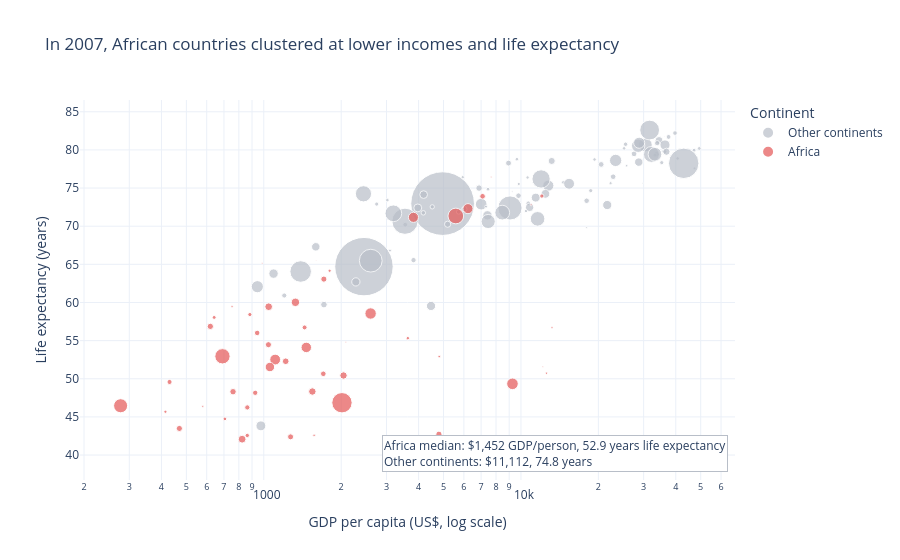

Notebook source saved alongside this figure:
### Markdown cell above
## Task 2 — Bubble chart: tell a story

**What to build:** A bubble chart (full 2007 dataset, all countries) where:
- x = GDP per capita (log scale)
- y = life expectancy
- size = population
- colour = ONE continent highlighted (your choice), all others grey
- At least one annotation explaining the highlighted group's story

> This is the grey-and-highlight technique applied to a bubble chart.

### Code cell
# Task 2 — highlight Africa against all other continents
import plotly.express as px

# Load the dataset here so this task works when run on its own.
df = px.data.gapminder()
highlight_continent = "Africa"
task2_df = df.loc[df["year"] == 2007].copy()
task2_df["highlight_group"] = task2_df["continent"].where(
    task2_df["continent"] == highlight_continent,
    "Other continents",
)

colors = {
    highlight_continent: "#E45756",
    "Other continents": "#B8BEC8",
}
task2_fig = px.scatter(
    task2_df,
    x="gdpPercap",
    y="lifeExp",
    size="pop",
    size_max=45,
    color="highlight_group",
    color_discrete_map=colors,
    hover_name="country",
    hover_data={"continent": True, "pop": ":,", "highlight_group": False},
    log_x=True,
    labels={
        "gdpPercap": "GDP per capita (US$, log scale)",
        "lifeExp": "Life expectancy (years)",
        "pop": "Population",
        "highlight_group": "Group",
    },
    title="In 2007, African countries clustered at lower incomes and life expectancy",
)

highlight_stats = task2_df.loc[
    task2_df["continent"] == highlight_continent,
    ["gdpPercap", "lifeExp"],
].median()
other_stats = task2_df.loc[
    task2_df["continent"] != highlight_continent,
    ["gdpPercap", "lifeExp"],
].median()
task2_fig.add_annotation(
    xref="paper",
    yref="paper",
    x=0.99,
    y=0.02,
    xanchor="right",
    yanchor="bottom",
    text=(
        f"{highlight_continent} median: ${highlight_stats['gdpPercap']:,.0f} GDP/person, "
        f"{highlight_stats['lifeExp']:.1f} years life expectancy<br>"
        f"Other continents: ${other_stats['gdpPercap']:,.0f}, "
        f"{other_stats['lifeExp']:.1f} years"
    ),
    showarrow=False,
    align="left",
    bgcolor="white",
    bordercolor="#B8BEC8",
    borderwidth=1,
)
task2_fig.update_layout(
    template="plotly_white",
    legend_title_text="Continent",
)
task2_fig.show()

### Figure 1 — Plotly figure (JSON) as saved in the notebook; plotly's stock layout.template omitted (floating-point values rounded to 4 significant figures; data arrays with more than 128 entries replaced by an {"elided": "..."} marker saying what was removed)
{"data": [{"customdata": {"elided": "90x3 mixed values"}, "hovertemplate": "<b>%{hovertext}</b><br><br>GDP per capita (US$, log scale)=%{x}<br>Life expectancy (years)=%{y}<br>Population=%{customdata[1]:,}<br>continent=%{customdata[0]}<extra></extra>", "hovertext": ["Afghanistan", "Albania", "Argentina", "Australia", "Austria", "Bahrain", "Bangladesh", "Belgium", "Bolivia", "Bosnia and Herzegovina", "Brazil", "Bulgaria", "Cambodia", "Canada", "Chile", "China", "Colombia", "Costa Rica", "Croatia", "Cuba", "Czech Republic", "Denmark", "Dominican Republic", "Ecuador", "El Salvador", "Finland", "France", "Germany", "Greece", "Guatemala", "Haiti", "Honduras", "Hong Kong, China", "Hungary", "Iceland", "India", "Indonesia", "Iran", "Iraq", "Ireland", "Israel", "Italy", "Jamaica", "Japan", "Jordan", "Korea, Dem. Rep.", "Korea, Rep.", "Kuwait", "Lebanon", "Malaysia", "Mexico", "Mongolia", "Montenegro", "Myanmar", "Nepal", "Netherlands", "New Zealand", "Nicaragua", "Norway", "Oman", "Pakistan", "Panama", "Paraguay", "Peru", "Philippines", "Poland", "Portugal", "Puerto Rico", "Romania", "Saudi Arabia", "Serbia", "Singapore", "Slovak Republic", "Slovenia", "Spain", "Sri Lanka", "Sweden", "Switzerland", "Syria", "Taiwan", "Thailand", "Trinidad and Tobago", "Turkey", "United Kingdom", "United States", "Uruguay", "Venezuela", "Vietnam", "West Bank and Gaza", "Yemen, Rep."], "legendgroup": "Other continents", "marker": {"color": "#B8BEC8", "size": [31889923, 3600523, 40301927, 20434176, 8199783, 708573, 150448339, 10392226, 9119152, 4552198, 190010647, 7322858, 14131858, 33390141, 16284741, 1318683096, 44227550, 4133884, 4493312, 11416987, 10228744, 5468120, 9319622, 13755680, 6939688, 5238460, 61083916, 82400996, 10706290, 12572928, 8502814, 7483763, 6980412, 9956108, 301931, 1110396331, 223547000, 69453570, 27499638, 4109086, 6426679, 58147733, 2780132, 127467972, 6053193, 23301725, 49044790, 2505559, 3921278, 24821286, 108700891, 2874127, 684736, 47761980, 28901790, 16570613, 4115771, 5675356, 4627926, 3204897, 169270617, 3242173, 6667147, 28674757, 91077287, 38518241, 10642836, 3942491, 22276056, 27601038, 10150265, 4553009, 5447502, 2009245, 40448191, 20378239, 9031088, 7554661, 19314747, 23174294, 65068149, 1056608, 71158647, 60776238, 301139947, 3447496, 26084662, 85262356, 4018332, 22211743], "sizemode": "area", "sizeref": 651200.0, "symbol": "circle"}, "mode": "markers", "name": "Other continents", "orientation": "v", "showlegend": true, "type": "scatter", "x": [974.6, 5937.0, 12780.0, 34440.0, 36130.0, 29800.0, 1391.0, 33690.0, 3822.0, 7446.0, 9066.0, 10680.0, 1714.0, 36320.0, 13170.0, 4959.0, 7007.0, 9645.0, 14620.0, 8948.0, 22830.0, 35280.0, 6025.0, 6873.0, 5728.0, 33210.0, 30470.0, 32170.0, 27540.0, 5186.0, 1202.0, 3548.0, 39720.0, 18010.0, 36180.0, 2452.0, 3541.0, 11610.0, 4471.0, 40680.0, 25520.0, 28570.0, 7321.0, 31660.0, 4519.0, 1593.0, 23350.0, 47310.0, 10460.0, 12450.0, 11980.0, 3096.0, 9254.0, 944.0, 1091.0, 36800.0, 25190.0, 2749.0, 49360.0, 22320.0, 2606.0, 9809.0, 4173.0, 7409.0, 3190.0, 15390.0, 20510.0, 19330.0, 10810.0, 21650.0, 9787.0, 47140.0, 18680.0, 25770.0, 28820.0, 3970.0, 33860.0, 37510.0, 4185.0, 28720.0, 7458.0, 18010.0, 8458.0, 33200.0, 42950.0, 10610.0, 11420.0, 2442.0, 3025.0, 2281.0], "xaxis": "x", "y": [43.83, 76.42, 75.32, 81.23, 79.83, 75.64, 64.06, 79.44, 65.55, 74.85, 72.39, 73.0, 59.72, 80.65, 78.55, 72.96, 72.89, 78.78, 75.75, 78.27, 76.49, 78.33, 72.23, 74.99, 71.88, 79.31, 80.66, 79.41, 79.48, 70.26, 60.92, 70.2, 82.21, 73.34, 81.76, 64.7, 70.65, 70.96, 59.55, 78.89, 80.75, 80.55, 72.57, 82.6, 72.53, 67.3, 78.62, 77.59, 71.99, 74.24, 76.19, 66.8, 74.54, 62.07, 63.78, 79.76, 80.2, 72.9, 80.2, 75.64, 65.48, 75.54, 71.75, 71.42, 71.69, 75.56, 78.1, 78.75, 72.48, 72.78, 74.0, 79.97, 74.66, 77.93, 80.94, 72.4, 80.88, 81.7, 74.14, 78.4, 70.62, 69.82, 71.78, 79.42, 78.24, 76.38, 73.75, 74.25, 73.42, 62.7], "yaxis": "y"}, {"customdata": {"elided": "52x3 mixed values"}, "hovertemplate": "<b>%{hovertext}</b><br><br>GDP per capita (US$, log scale)=%{x}<br>Life expectancy (years)=%{y}<br>Population=%{customdata[1]:,}<br>continent=%{customdata[0]}<extra></extra>", "hovertext": ["Algeria", "Angola", "Benin", "Botswana", "Burkina Faso", "Burundi", "Cameroon", "Central African Republic", "Chad", "Comoros", "Congo, Dem. Rep.", "Congo, Rep.", "Cote d'Ivoire", "Djibouti", "Egypt", "Equatorial Guinea", "Eritrea", "Ethiopia", "Gabon", "Gambia", "Ghana", "Guinea", "Guinea-Bissau", "Kenya", "Lesotho", "Liberia", "Libya", "Madagascar", "Malawi", "Mali", "Mauritania", "Mauritius", "Morocco", "Mozambique", "Namibia", "Niger", "Nigeria", "Reunion", "Rwanda", "Sao Tome and Principe", "Senegal", "Sierra Leone", "Somalia", "South Africa", "Sudan", "Swaziland", "Tanzania", "Togo", "Tunisia", "Uganda", "Zambia", "Zimbabwe"], "legendgroup": "Africa", "marker": {"color": "#E45756", "size": [33333216, 12420476, 8078314, 1639131, 14326203, 8390505, 17696293, 4369038, 10238807, 710960, 64606759, 3800610, 18013409, 496374, 80264543, 551201, 4906585, 76511887, 1454867, 1688359, 22873338, 9947814, 1472041, 35610177, 2012649, 3193942, 6036914, 19167654, 13327079, 12031795, 3270065, 1250882, 33757175, 19951656, 2055080, 12894865, 135031164, 798094, 8860588, 199579, 12267493, 6144562, 9118773, 43997828, 42292929, 1133066, 38139640, 5701579, 10276158, 29170398, 11746035, 12311143], "sizemode": "area", "sizeref": 651200.0, "symbol": "circle"}, "mode": "markers", "name": "Africa", "orientation": "v", "showlegend": true, "type": "scatter", "x": [6223.0, 4797.0, 1441.0, 12570.0, 1217.0, 430.1, 2042.0, 706.0, 1704.0, 986.1, 277.6, 3633.0, 1545.0, 2082.0, 5581.0, 12150.0, 641.4, 690.8, 13210.0, 752.7, 1328.0, 942.7, 579.2, 1463.0, 1569.0, 414.5, 12060.0, 1045.0, 759.3, 1043.0, 1803.0, 10960.0, 3820.0, 823.7, 4811.0, 619.7, 2014.0, 7670.0, 863.1, 1598.0, 1712.0, 862.5, 926.1, 9270.0, 2602.0, 4513.0, 1107.0, 883.0, 7093.0, 1056.0, 1271.0, 469.7], "xaxis": "x", "y": [72.3, 42.73, 56.73, 50.73, 52.3, 49.58, 50.43, 44.74, 50.65, 65.15, 46.46, 55.32, 48.33, 54.79, 71.34, 51.58, 58.04, 52.95, 56.73, 59.45, 60.02, 56.01, 46.39, 54.11, 42.59, 45.68, 73.95, 59.44, 48.3, 54.47, 64.16, 72.8, 71.16, 42.08, 52.91, 56.87, 46.86, 76.44, 46.24, 65.53, 63.06, 42.57, 48.16, 49.34, 58.56, 39.61, 52.52, 58.42, 73.92, 51.54, 42.38, 43.49], "yaxis": "y"}], "layout": {"annotations": [{"align": "left", "bgcolor": "white", "bordercolor": "#B8BEC8", "borderwidth": 1, "showarrow": false, "text": "Africa median: $1,452 GDP/person, 52.9 years life expectancy<br>Other continents: $11,112, 74.8 years", "x": 0.99, "xanchor": "right", "xref": "paper", "y": 0.02, "yanchor": "bottom", "yref": "paper"}], "legend": {"itemsizing": "constant", "title": {"text": "Continent"}, "tracegroupgap": 0}, "title": {"text": "In 2007, African countries clustered at lower incomes and life expectancy"}, "xaxis": {"anchor": "y", "domain": [0, 1], "title": {"text": "GDP per capita (US$, log scale)"}, "type": "log"}, "yaxis": {"anchor": "x", "domain": [0, 1], "title": {"text": "Life expectancy (years)"}}}}
